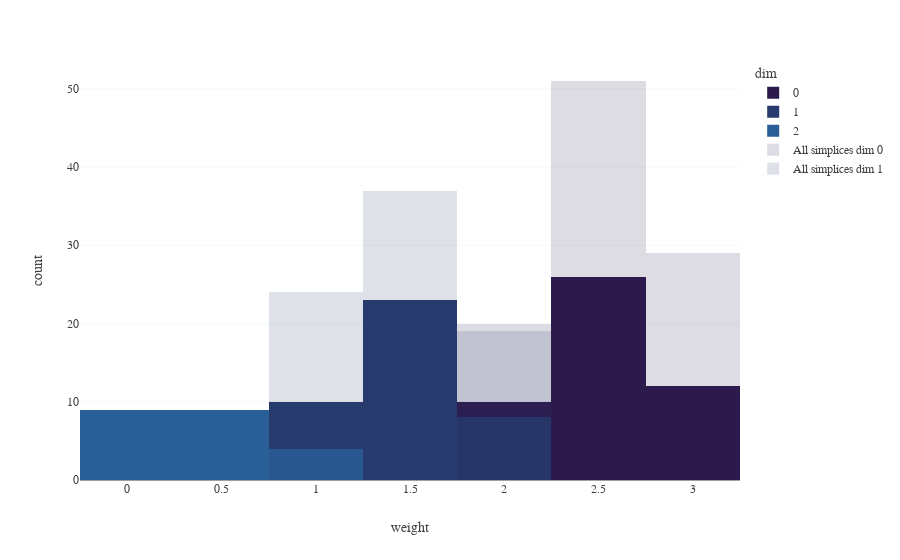

The notebook cell this image was saved under:
### Code cell
## Histogram of simplex participation. Let's say I have a simplex or node I care about. I want to know the number 
# of simplices by dimension in which this node or simplex of interest participates.
# I will skirt the computations here by assuming I already know which simplices contain the node I care about :)

# Add a column of the fsc that indicates participation
fsc_df["in_induced_subcomplex"] = [np.random.randint(0, 2) for i in np.arange(fsc_df.shape[0])]

# Repeat above histogram plots
n_bins = 10
fig = px.histogram(fsc_df.loc[fsc_df.in_induced_subcomplex==1], x="weight", color="dim", nbins=n_bins)
fig.update_layout(barmode='overlay')

# Add go.Histogram for each dimension
for dim in np.arange(max_dim):
    fig.add_trace(go.Histogram(x = fsc_df[fsc_df.dim == dim].weight,
                               opacity = 0.15,
                               marker_color = davos_colors[dim],
                               nbinsx = int(np.round(n_bins/(max_dim+1))),
                               name = f'All simplices dim {dim}'))
    
## Have to add go.Histogram for each dimension so as to have the correct colors.#######
# fig.add_trace(go.Histogram(x = fsc_df.weight, opacity = 0.15,marker_color=, nbinsx=n_bins, name="All simplices"))
fig.show()

### Figure 1 — Plotly figure (JSON) as saved in the notebook; plotly's stock layout.template omitted (floating-point values rounded to 4 significant figures)
{"data": [{"alignmentgroup": "True", "bingroup": "x", "hovertemplate": "dim=0<br>weight=%{x}<br>count=%{y}<extra></extra>", "legendgroup": "0", "marker": {"color": "rgb(44, 26, 76)"}, "name": "0", "nbinsx": 10, "offsetgroup": "0", "orientation": "v", "showlegend": true, "type": "histogram", "x": [2.897, 2.359, 2.506, 2.462, 2.201, 2.566, 2.649, 2.28, 2.419, 2.79, 2.632, 2.054, 2.38, 2.104, 2.256, 2.531, 2.166, 2.463, 2.782, 2.212, 2.915, 2.265, 2.439, 2.313, 2.788, 2.145, 2.549, 2.766, 2.526, 2.771, 2.191, 2.923, 2.051, 2.078, 2.538, 2.16, 2.641, 2.511, 2.457, 2.5, 2.342, 2.397, 2.78, 2.88, 2.779, 2.267, 2.715, 2.975], "xaxis": "x", "yaxis": "y"}, {"alignmentgroup": "True", "bingroup": "x", "hovertemplate": "dim=1<br>weight=%{x}<br>count=%{y}<extra></extra>", "legendgroup": "1", "marker": {"color": "rgb(40, 59, 110)"}, "name": "1", "nbinsx": 10, "offsetgroup": "1", "orientation": "v", "showlegend": true, "type": "histogram", "x": [1.136, 1.177, 1.941, 1.748, 1.635, 1.191, 1.436, 1.451, 1.983, 1.882, 1.711, 1.682, 1.356, 1.552, 1.38, 1.117, 1.555, 1.721, 1.613, 1.748, 1.279, 1.516, 1.007, 1.004, 1.304, 1.078, 1.961, 1.932, 1.221, 1.472, 1.705, 1.856, 1.716, 1.317, 1.489, 1.742, 1.886, 1.07, 1.788, 1.084, 1.251], "xaxis": "x", "yaxis": "y"}, {"alignmentgroup": "True", "bingroup": "x", "hovertemplate": "dim=2<br>weight=%{x}<br>count=%{y}<extra></extra>", "legendgroup": "2", "marker": {"color": "rgb(42, 94, 151)"}, "name": "2", "nbinsx": 10, "offsetgroup": "2", "orientation": "v", "showlegend": true, "type": "histogram", "x": [0.1978, 0.3705, 0.7373, 0.2976, 0.08857, 0.5944, 0.4272, 0.05733, 0.05285, 0.004161, 0.1023, 0.9723, 0.5874, 0.7778, 0.3965, 0.07192, 0.1123, 0.4994, 0.8454, 0.1048, 0.809, 0.3076], "xaxis": "x", "yaxis": "y"}, {"marker": {"color": "rgb(44, 26, 76)"}, "name": "All simplices dim 0", "nbinsx": 3, "opacity": 0.15, "type": "histogram", "x": [2.814, 2.581, 2.897, 2.941, 2.359, 2.2, 2.998, 2.506, 2.462, 2.551, 2.93, 2.974, 2.201, 2.785, 2.676, 2.566, 2.649, 2.785, 2.58, 2.28, 2.507, 2.419, 2.989, 2.79, 2.632, 2.054, 2.877, 2.38, 2.6, 2.104, 2.515, 2.546, 2.078, 2.441, 2.337, 2.256, 2.988, 2.531, 2.166, 2.463, 2.053, 2.782, 2.212, 2.154, 2.915, 2.835, 2.537, 2.265, 2.123, 2.347, 2.439, 2.1, 2.072, 2.313, 2.333, 2.004, 2.788, 2.744, 2.607, 2.098, 2.437, 2.145, 2.549, 2.59, 2.192, 2.766, 2.526, 2.838, 2.771, 2.191, 2.923, 2.051, 2.898, 2.078, 2.562, 2.252, 2.538, 2.849, 2.16, 2.641, 2.511, 2.457, 2.56, 2.984, 2.521, 2.5, 2.49, 2.342, 2.297, 2.397, 2.578, 2.78, 2.926, 2.88, 2.696, 2.779, 2.267, 2.715, 2.975, 2.983]}, {"marker": {"color": "rgb(40, 59, 110)"}, "name": "All simplices dim 1", "nbinsx": 3, "opacity": 0.15, "type": "histogram", "x": [1.862, 1.136, 1.177, 1.941, 1.748, 1.179, 1.457, 1.761, 1.719, 1.062, 1.185, 1.946, 1.635, 1.191, 1.436, 1.451, 1.076, 1.983, 1.204, 1.882, 1.72, 1.287, 1.645, 1.97, 1.027, 1.618, 1.711, 1.682, 1.899, 1.899, 1.356, 1.552, 1.38, 1.222, 1.002, 1.117, 1.555, 1.111, 1.721, 1.226, 1.613, 1.748, 1.279, 1.516, 1.007, 1.004, 1.304, 1.078, 1.961, 1.932, 1.221, 1.914, 1.472, 1.705, 1.509, 1.5, 1.024, 1.856, 1.716, 1.091, 1.317, 1.489, 1.715, 1.936, 1.774, 1.605, 1.377, 1.597, 1.828, 1.742, 1.886, 1.111, 1.257, 1.07, 1.788, 1.084, 1.625, 1.251, 1.89, 1.035]}], "layout": {"barmode": "overlay", "legend": {"title": {"text": "dim"}, "tracegroupgap": 0}, "margin": {"t": 60}, "xaxis": {"anchor": "y", "domain": [0, 1], "title": {"text": "weight"}}, "yaxis": {"anchor": "x", "domain": [0, 1], "title": {"text": "count"}}}}
